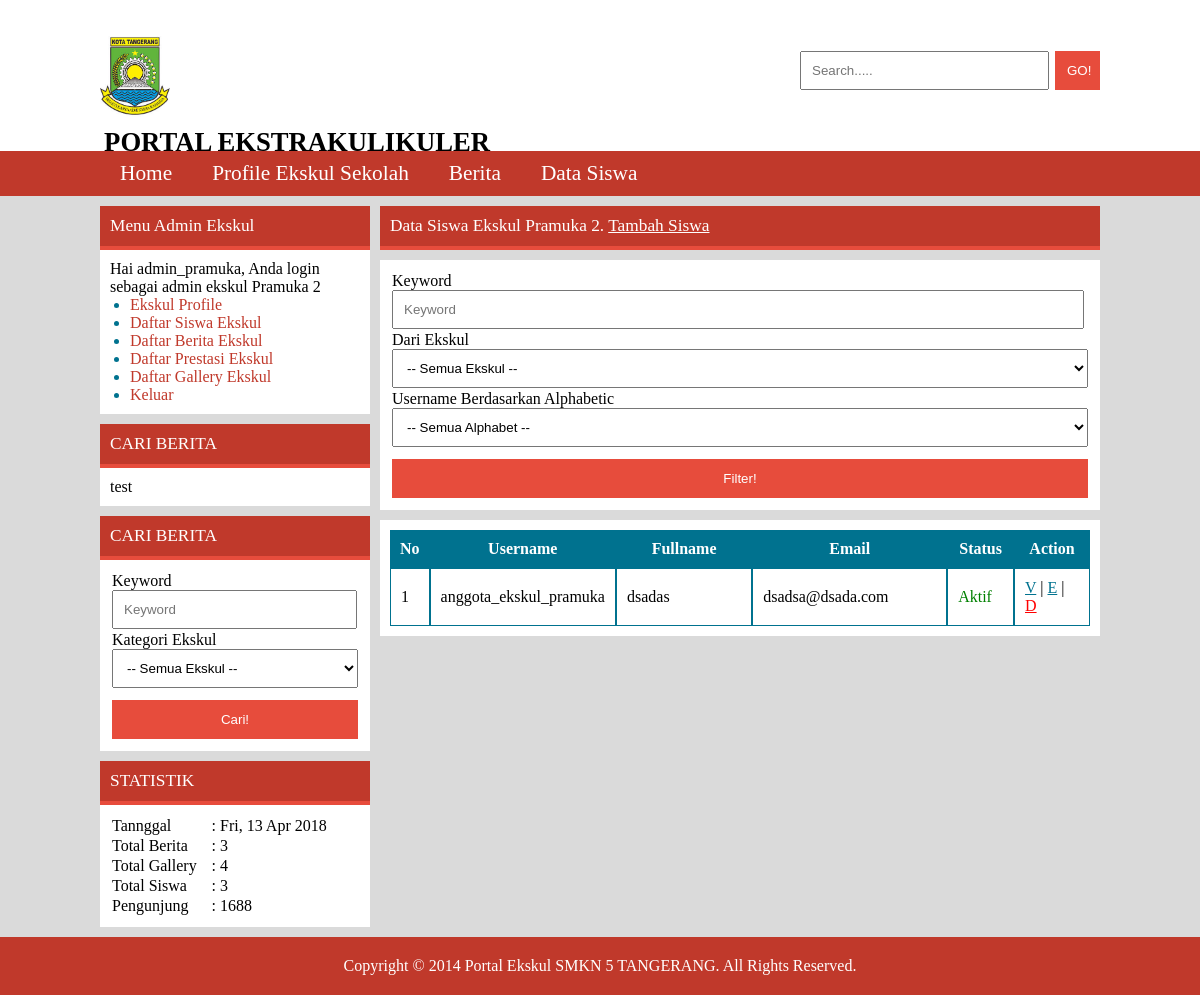
Page /index.php?page=siswa&action=list (signed in) on the committed database.
### tables this page shows
CREATE TABLE IF NOT EXISTS `ekskul` (
  `id` int(11) NOT NULL AUTO_INCREMENT,
  `title` varchar(225) NOT NULL,
  `profile` text NOT NULL,
  `photo` text NOT NULL,
  PRIMARY KEY (`id`)
);

CREATE TABLE IF NOT EXISTS `users` (
  `id` int(11) NOT NULL AUTO_INCREMENT,
  `username` varchar(225) NOT NULL,
  `password` varchar(225) NOT NULL,
  `email` varchar(225) NOT NULL,
  `fullname` varchar(224) NOT NULL,
  `profile` text NOT NULL,
  `id_ekskul` int(11) NOT NULL,
  `role` int(11) NOT NULL,
  `status` int(11) NOT NULL,
  PRIMARY KEY (`id`)
);

### page/siswa-list.php (the view, shortened to what this page needs)
<div id="right">
	<div class="box">
		<div class="box-head">
			Data Siswa Ekskul <?=ekskul_name($_SESSION[id_ekskul])?>. <a href="index.php?page=siswa&action=add"><u>Tambah Siswa</u></a>
		</div>
	</div>
	<div class="box">
		<div class="box-content">
			<form action="" method="POST">
				<table width="100%">
					<tr>
						<td>Keyword<input type="text" value="<?=$_POST['keyword']?>" placeholder="Keyword" name="keyword" class="form-txt" style="width:96%;float:left"></td>
					</tr>
					<tr>
						<td>Dari Ekskul
							<select class="form-txt" name="id_ekskul">
								<option value="">-- Semua Ekskul --</option>
							</select>
						</td>
					</tr>
					<tr>
						<td>Username Berdasarkan Alphabetic
							<select class="form-txt" name="alpha">
								<option value="">-- Semua Alphabet --</option>
							</select>
						</td>
					</tr>
					<tr>
						<td><input type="submit" value="Filter!" name="search_advance" class="form-btn" style="margin-top:10px;float:left"></td>
					</tr>
				</table>
			</form>
		</div>
	</div>
	<div class="box">
		<div class="box-content">
			<table class="table_data" width="100%">
				<tr>
					<th width="5%">No</th>
					<th width="15%">Username</th>
					<th width="25%">Fullname</th>
					<th width="33%">Email</th>
					<th width="10%">Status</th>
					<th width="10%">Action</th>
				</tr>
				<?php
					$q=mysqli_query($db,"SELECT * FROM users where role='3' and id_ekskul = '$_SESSION[id_ekskul]' order by id desc");
					if(mysqli_num_rows($q) > 0) {
						$x=0;
						while($f=mysqli_fetch_array($q)) {
						$x++;
				?>
				<tr>
					<td width="5%"><?=$x?></td>
					<td width="10%"><?=$f[username]?></td>
					<td width="15%"><?=$f[fullname]?></td>
					<td width="25%"><?=$f[email]?></td>
					<td><?=status($f[status])?></td>
					<td width="25%">
						<a class="link" target="_blank" href="index.php?page=siswa&action=view&id=<?=$f[id]?>" title="View">V</a> |
						<a class="link" href="index.php?page=siswa&action=edit&id=<?=$f[id]?>" title="Edit">E</a> |
						<a class="link" onclick="return confirm('Yakin mau menghapus siswa <?=$f[fullname]?> ?');" style="color:red" href="index.php?page=siswa&action=delete&id=<?=$f[id]?>" title="Delete">D</a>
					</td>
				</tr>
				<?php
						}
					} else {
						echo "Data siswa kosong";
					}
				?>
			</table>
		</div>
	</div>
</div>

### left.php (shortened to what this page needs)
<div id="left">
	<div class="box">
		<div class="box-head">
			<?php
				if(!empty($_SESSION[role]) && $_SESSION[role]==1) {
					echo "Menu Pembina Osis";
				} else if(!empty($_SESSION[role]) && $_SESSION[role]==2) {
					echo "Menu Admin Ekskul";
				} else if(!empty($_SESSION[role]) && $_SESSION[role]==3) {
					echo "Menu Users";
				} else {
					echo "LOGIN";
				}
			?>
		</div>
		<div class="box-content">
			<?php
				if(!empty($_SESSION[role]) && $_SESSION[role]==1) {
			?>
				Hai <?=$_SESSION[fullname]?>, Anda login sebagai pembina osis! <br>
				<ul class="list">
					<li><a href="index.php?page=berita&action=list">Daftar Berita Umum</a></li>
					<li><a href="logout.php" onclick="return confirm('Yakin ingin keluar?');" >Keluar</a></li>
				</ul>
			<?php
				} else if(!empty($_SESSION[role]) && $_SESSION[role]==2) {
			?>
				Hai <?=$_SESSION[fullname]?>, Anda login sebagai admin ekskul <?=ekskul_name($_SESSION[id_ekskul])?> <br>
				<ul class="list">
					<li><a href="index.php?page=ekskul&action=view&id=<?=$_SESSION[id_ekskul]?>">Ekskul Profile</a></li>
					<li><a href="index.php?page=siswa&action=list">Daftar Siswa Ekskul</a></li>
					<li><a href="index.php?page=berita&action=list">Daftar Berita Ekskul</a></li>
					<li><a href="index.php?page=prestasi&action=list">Daftar Prestasi Ekskul</a></li>
					<li><a href="index.php?page=gallery&action=list">Daftar Gallery Ekskul</a></li>
					<li><a href="logout.php" onclick="return confirm('Yakin ingin keluar?');" >Keluar</a></li>
				</ul>
			<?php
				} else if(!empty($_SESSION[role]) && $_SESSION[role]==3) {
			?>
				<ul class="list">
					<li><a href="index.php?page=profile">Profile</a></li>
					<li><a href="logout.php" onclick="return confirm('Yakin ingin keluar?');" >Keluar</a></li>
				</ul>
			<?php
				}
			?>
		</div>
	</div>
	<?php
		if($page=="berita") {
			echo "";
		} else {
	?>
		<div class="box">
			<div class="box-head">
				CARI BERITA
			</div>
			<div class="box-content">
				test
			</div>
		</div>
		<div class="box">
			<div class="box-head">
				CARI BERITA
			</div>
			<div class="box-content">
				<form action="index.php?page=berita" method="POST">
					<table width="100%">
						<tr>
							<td>Keyword<input type="text" placeholder="Keyword" name="keyword" class="form-txt" style="width:90%;float:left"></td>
						</tr>
						<tr>
							<td>Kategori Ekskul
								<select class="form-txt" name="id_ekskul">
									<option value="">-- Semua Ekskul --</option>
								</select>
							</td>
						</tr>
						<tr>
							<td><input type="submit" value="Cari!" name="search_advance" class="form-btn" style="margin-top:10px;float:left"></td>
						</tr>
					</table>
				</form>
			</div>
		</div>
	<?php
		}
	?>
	<div class="box">
		<div class="box-head">
			STATISTIK
		</div>
		<div class="box-content">
			<table width="100%">
				<tr>
					<td width="40%">Tannggal</td>
					<td width="65%">: <?=date('D, d M Y');?></td>
				</tr>
				<tr>
					<td width="35%">Total Berita</td>
					<td width="65%">: <?php echo mysqli_num_rows(mysqli_query($db,"SELECT * FROM berita"))?></td>
				</tr>
				<tr>
					<td width="35%">Total Gallery</td>
					<td width="65%">: <?php echo mysqli_num_rows(mysqli_query($db,"SELECT * FROM gallery"))?></td>
				</tr>
				<tr>
					<td width="35%">Total Siswa</td>
					<td width="65%">: <?php echo mysqli_num_rows(mysqli_query($db,"SELECT * FROM users where role = 3"))?></td>
				</tr>
				<tr>
					<td width="35%">Pengunjung</td>
					<td width="65%">:
						<?php
							echo mysqli_num_rows(mysqli_query($db,"SELECT * FROM pengunjung"));
						?>
					</td>
				</tr>
			</table>
		</div>
	</div>
</div>

### function.php (shortened to what this page needs)
<?php
	function ekskul_name($id) {
		global $db;
		$q=mysqli_query($db,"SELECT * FROM ekskul where id = '$id'");
		$f=mysqli_fetch_array($q);
		$title=$f[title];
		return $title;
	}
	function status($id) {
		if($id==1) {
			$status='<span style="color:green">Aktif</span>';
		} else if($id==2) {
			$status='<span style="color:orange">Pending</span>';
		} else {
			$status='<span style="color:red">Inactive</span>';
		}
		return $status;
	}
?>

### css/style.css (style rules this page uses)
* { padding:0; margin:0; }
body { font-family:calibri; color:inherit; background:#dadada; }
a { text-decoration:none; color:inherit; }
.link { color:#00728f; text-decoration:underline; }
.list { margin-left:20px; color:#00728f; }
.list li a { color:#c0392b; text-decoration:none; }
.form-txt { padding:10px; width:100%; }
.form-btn { padding:12px; background:#e74c3c; color:white; border:none; width:100%; }
#content #left { float:left; width:270px; margin-right:10px; }
#content #left:after { clear:both; display:block; content:''; }
#content #right { float:right; width:720px; }
#content #right:after { clear:both; display:block; content:''; }
.box { position:relative; width:100%; margin-bottom:10px; }
.box:after { clear:both; display:block; content:''; }
.box .box-head { background:#c0392b; padding:10px; font-size:13pt; color:white; border-bottom: 4px solid #e74c3c; }
.box .box-content { background:white; color:black; padding:10px; }
.table_data { width:100%; table-collapse:collapse; border-spacing:0; }
.table_data th { padding:10px; color:white; background:#00728f; }
.table_data tr td { padding:10px; border:1px solid #00728f; }

### rows in the picture
ekskul: title "Pramuka 2"
users: username "anggota_ekskul_pramuka", fullname "dsadas", email "dsadsa@dsada.com", status "Aktif"

### other values in the picture
$_SESSION[fullname] "admin_pramuka"
mysqli_num_rows(mysqli_query($db,"SELECT * FROM berita")) "3"
mysqli_num_rows(mysqli_query($db,"SELECT * FROM gallery")) "4"
mysqli_num_rows(mysqli_query($db,"SELECT * FROM pengunjung")) "1688"
